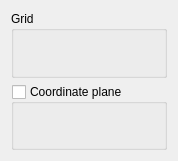
<?xml version="1.0" encoding="UTF-8"?>
<ui version="4.0">
 <class>QtnpGridAndCoordPlane</class>
 <widget class="QWidget" name="QtnpGridAndCoordPlane">
  <property name="geometry">
   <rect>
    <x>0</x>
    <y>0</y>
    <width>178</width>
    <height>161</height>
   </rect>
  </property>
  <property name="sizePolicy">
   <sizepolicy hsizetype="Fixed" vsizetype="Fixed">
    <horstretch>0</horstretch>
    <verstretch>0</verstretch>
   </sizepolicy>
  </property>
  <property name="windowTitle">
   <string>Form</string>
  </property>
  <layout class="QVBoxLayout" name="verticalLayout">
   <item>
    <widget class="QGroupBox" name="gridGB">
     <property name="sizePolicy">
      <sizepolicy hsizetype="Expanding" vsizetype="Expanding">
       <horstretch>0</horstretch>
       <verstretch>0</verstretch>
      </sizepolicy>
     </property>
     <property name="title">
      <string>Grid</string>
     </property>
     <property name="checkable">
      <bool>false</bool>
     </property>
     <property name="checked">
      <bool>false</bool>
     </property>
     <widget class="QWidget" name="horizontalLayoutWidget">
      <property name="geometry">
       <rect>
        <x>10</x>
        <y>20</y>
        <width>131</width>
        <height>41</height>
       </rect>
      </property>
      <layout class="QHBoxLayout" name="GridLayout"/>
     </widget>
    </widget>
   </item>
   <item>
    <widget class="QGroupBox" name="CoordPlaneGB">
     <property name="enabled">
      <bool>true</bool>
     </property>
     <property name="sizePolicy">
      <sizepolicy hsizetype="Expanding" vsizetype="Expanding">
       <horstretch>0</horstretch>
       <verstretch>0</verstretch>
      </sizepolicy>
     </property>
     <property name="title">
      <string>Coordinate plane</string>
     </property>
     <property name="flat">
      <bool>false</bool>
     </property>
     <property name="checkable">
      <bool>true</bool>
     </property>
     <property name="checked">
      <bool>false</bool>
     </property>
     <widget class="QWidget" name="horizontalLayoutWidget_2">
      <property name="geometry">
       <rect>
        <x>10</x>
        <y>20</y>
        <width>131</width>
        <height>41</height>
       </rect>
      </property>
      <layout class="QHBoxLayout" name="CoordLayout"/>
     </widget>
    </widget>
   </item>
  </layout>
 </widget>
 <resources/>
 <connections/>
</ui>
